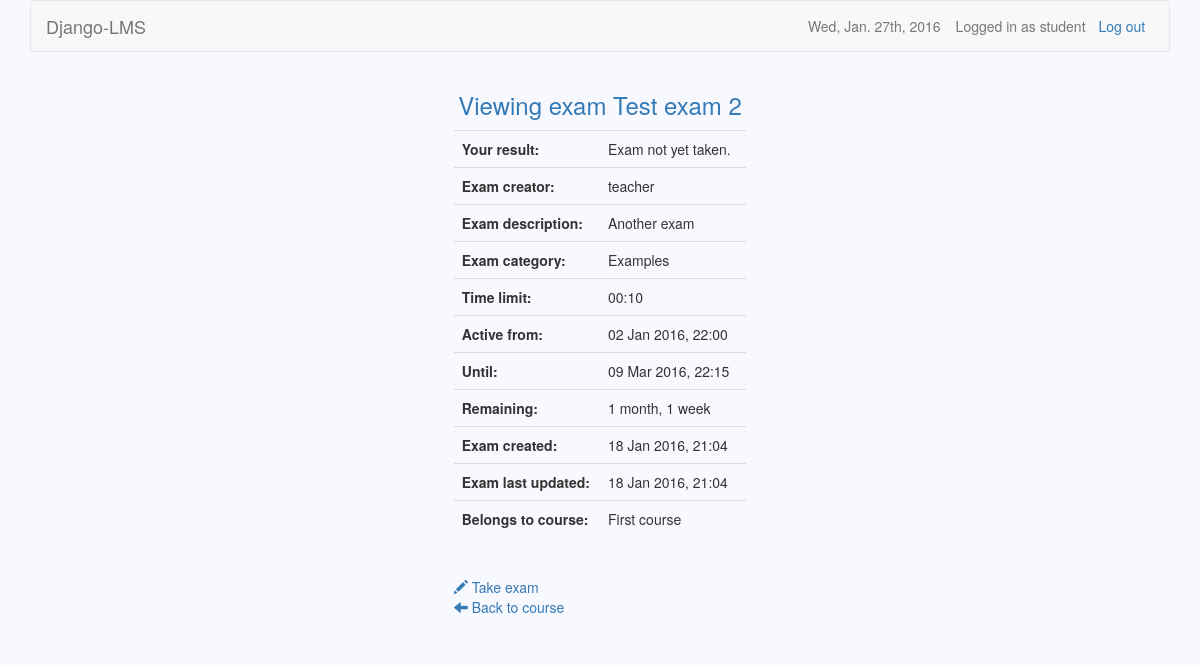
The page /courses/1/exams/2/s (signed in) on the database as committed earlier.
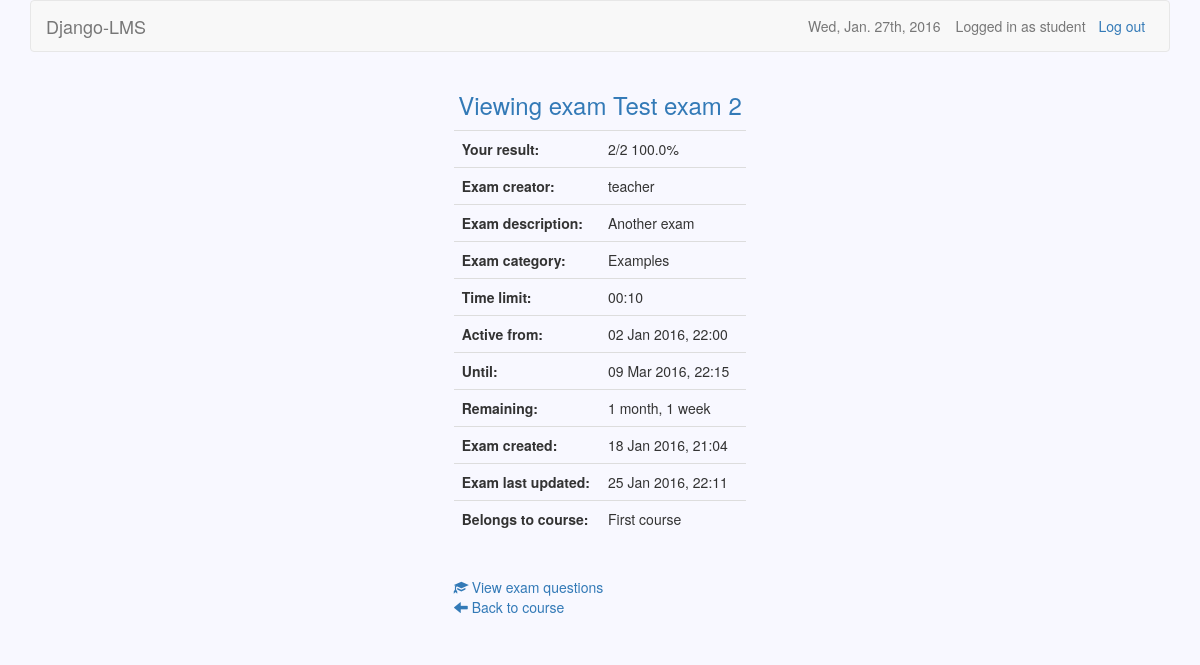
The same page on the database as committed later.
### exams/models.py (models this page shows, shortened)
class Exam(models.Model):
    owner = models.CharField(max_length=30)
    name = models.CharField(max_length=30)
    description = models.TextField(blank=True)
    created = models.DateTimeField(auto_now_add=True)
    updated = models.DateTimeField(auto_now=True)
    password = models.CharField(max_length=10, blank=True)
    time_limit = models.TimeField()
    active_from = models.DateTimeField()
    active_to = models.DateTimeField()
    course = models.ForeignKey(Course)
    category = models.CharField(max_length=30)
    question_count = models.IntegerField()
    questions = models.ManyToManyField(Question, blank=True,
        through='ExamQuestion')
    @property
    def active(self):
        return (timezone.now() >= self.active_from and
            timezone.now() < self.active_to)

### exams/views.py (the view)
# urls.py: url(r'^(?P<exam_id>\d+)/s$', views.view_exam, name='view_exam'),
@user_passes_test(student_check)
def view_exam(request, course_id, exam_id):
    if (Participation.objects.filter(user=request.user, course=course_id)
        .exists()):
        course = Course.objects.get(id=course_id)
        exam = Exam.objects.get(id=exam_id)
        exam_questions = ExamQuestion.objects.filter(exam=exam)
        try:
            score = (Score.objects.get(student=request.user, exam=exam)
                .score)
            result = format_score(score, exam_questions.count())
        except ObjectDoesNotExist:
            result = "Exam not yet taken."
        return render(request, 'view_exam.html', {'course': course,
            'exam': exam, 'exam_questions': exam_questions, 'result': result})
    else:
        return redirect('/courses/s')

### courses/views.py (called while the page is built)
def student_check(user):
    return not user.is_teacher

def format_score(score, count):
    percentage = str(float(score) / float(count) * 100) + '%'
    return str(score) + '/' + str(count) + ' ' + percentage

### exams/templates/view_exam.html (shortened to what this page needs)
{% extends 'base.html' %}
{% block header %}Viewing exam {{ exam.name }}{% endblock %}
{% block dashboard %}
	<table class="table table-hover">
		<tr>
			<th>Your result:</th>
			<td>{{ result }}</td>
		</tr>
		<tr>
			<th>Exam creator:</th>
			<td>{{ exam.owner }}</td>
		</tr>
		<tr>
			<th>Exam description:</th>
			<td>{{ exam.description }}</td>
		</tr>
		<tr>
			<th>Exam category:</th>
			<td>{{ exam.category }}</td>
		</tr>
		<tr>
			<th>Time limit:</th>
			<td>{{ exam.time_limit }}</td>
		</tr>
		<tr>
			<th>Active from:</th>
			<td>{{ exam.active_from|date }}</td>
		</tr>
		<tr>
			<th>Until:</th>
			<td>{{ exam.active_to|date }}</td>
		</tr>
		<tr>
			<th>Remaining:</th>
			{% if not exam.active %}
				<td>Exam closed.</td>
			{% else %}
				<td>{{ exam.active_to|timeuntil }}</td>
			{% endif %}
		</tr>
		<tr>
			<th>Exam created:</th>
			<td>{{ exam.created|date }}</td>
		</tr>
		<tr>
			<th>Exam last updated:</th>
			<td>{{ exam.updated|date }}</td>
		</tr>
		<tr>
			<th>Belongs to course:</th>
			<td>{{ course.name }}</td>
		</tr>
	</table>
	{% if exam_questions and 'Exam' in result and exam.active %}
		<a href="{% url 'take_exam' course.id exam.id %}">
			<span class="glyphicon glyphicon-pencil"></span>
			Take exam
		</a>
		<br>
	{% elif exam_questions and not 'Exam' in result %}
		<a href="{% url 'view_questions' course.id exam.id %}">
			<span class="glyphicon glyphicon-education"></span>
			View exam questions
		</a>
		<br>
	{% endif %}
	<a href="{% url 'view_course' course.id %}">
		<span class="glyphicon glyphicon-arrow-left"></span>
		Back to course
	</a>
{% endblock %}

Rows that differ between the two databases and show on the page:
changed Exam "Test exam 2": updated "18 Jan 2016, 21:04" → "25 Jan 2016, 22:11"
Other text that changed with them:
{{ result }}: "Exam not yet taken." → "2/2 100.0%"
text no longer shown: "Take exam"
text now shown: "View exam questions"
